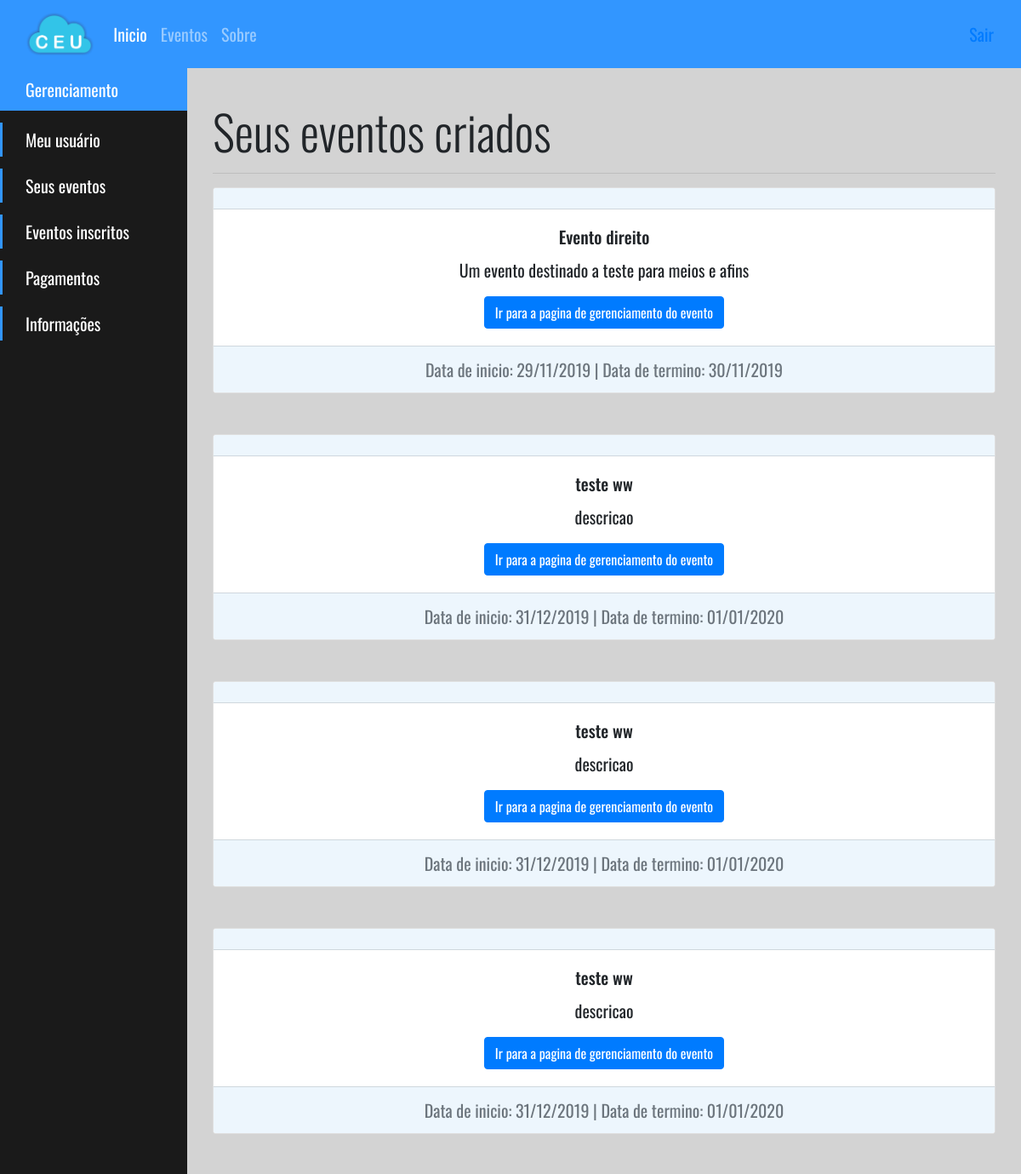
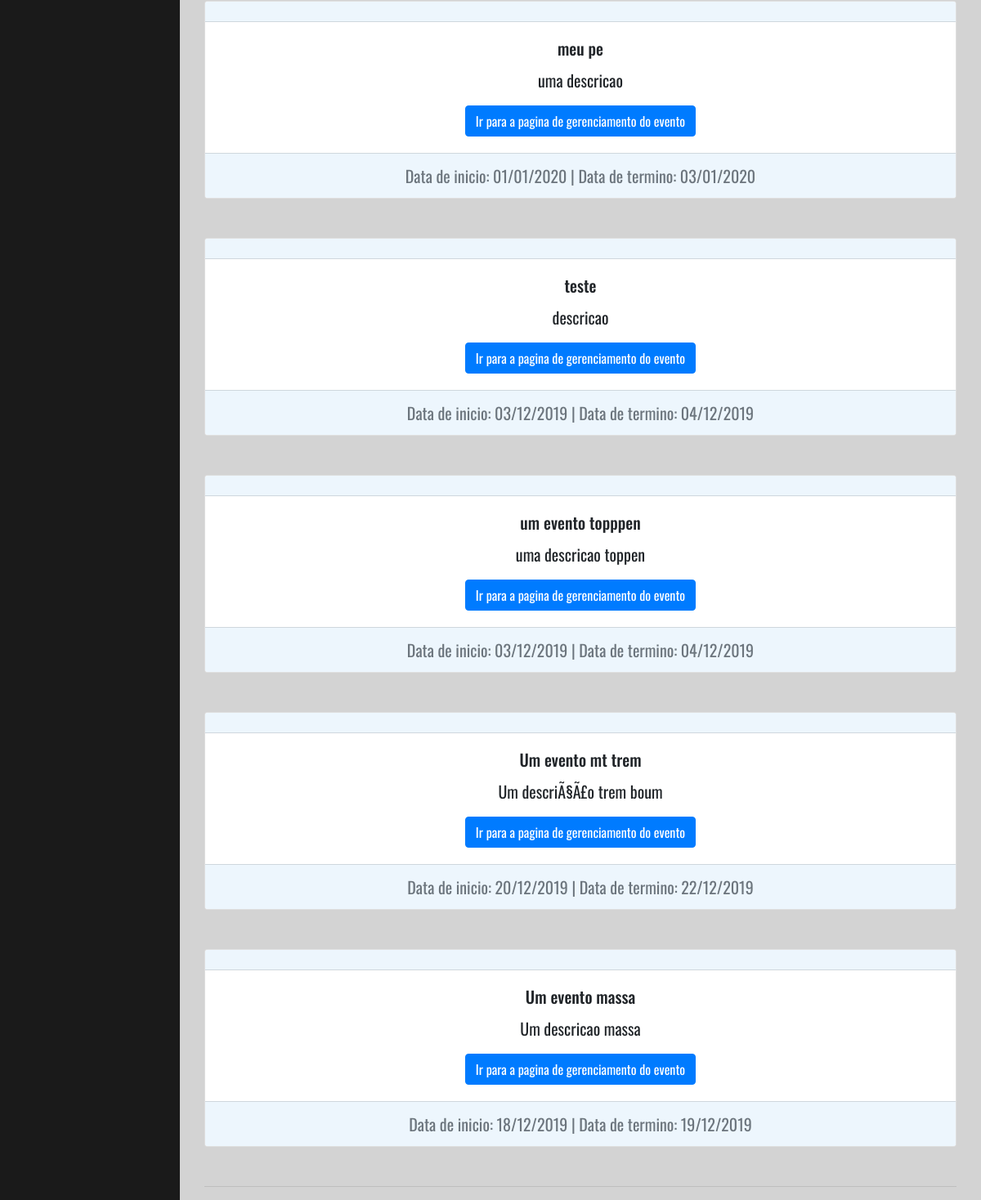
Before: /usuario/seusEventos/index.php (signed in) with the older database file (2 pictures, top to bottom).
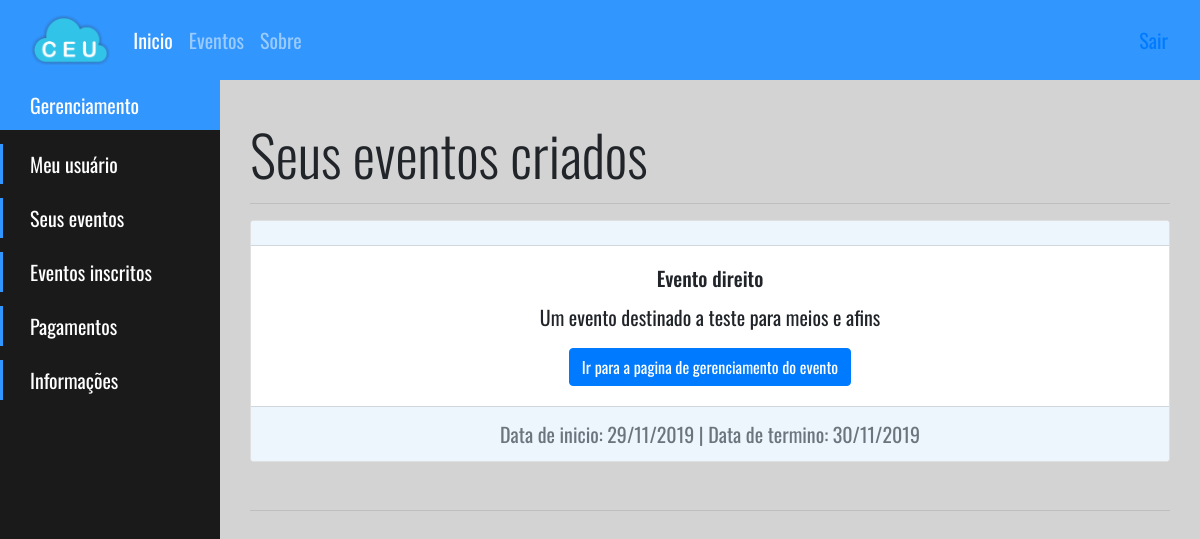
After: the same page with the newer database file.
### tables this page shows
CREATE TABLE `tb_evento` (
  `id` int(11) NOT NULL,
  `id_usuario` int(11) NOT NULL,
  `nome` varchar(50) NOT NULL,
  `email` varchar(50) NOT NULL,
  `descricao` varchar(1000) NOT NULL,
  `area` varchar(50) NOT NULL,
  `preco_evento` float(5,2) NOT NULL DEFAULT 0.00,
  `qntd_part` int(11) NOT NULL,
  `data_inicio` varchar(20) NOT NULL,
  `data_fim` varchar(20) NOT NULL,
  `estado` varchar(20) NOT NULL,
  `cidade` varchar(50) NOT NULL,
  `cep` int(11) NOT NULL,
  `data_cadastro` datetime NOT NULL DEFAULT current_timestamp(),
  `num_usuario_cads` int(11) NOT NULL DEFAULT 0
);

### usuario/seusEventos/index.php (the view, shortened to what this page needs)
<?php
    try {
        $conexao = new Conexao();
        $query = "select * from tb_evento where id_usuario = :id_usuario";
        $stmt = $conexao->prepare($query);
        $stmt->bindValue(':id_usuario', $_SESSION['id']);
        $stmt->execute();
        $eventos_dados = $stmt->fetchAll(PDO::FETCH_OBJ);
    } catch (PDOException $e) {
        echo 'Erro: '.$e->getCode().' Mensagem: '.$e->getMessage();
    }
?>
<!DOCTYPE html>
<html>
<head>
    <link rel="stylesheet" href="../../_css/style_menu.css" />
    <link rel="stylesheet" href="https://stackpath.bootstrapcdn.com/bootstrap/4.3.1/css/bootstrap.min.css">
    <link rel="stylesheet" href="../../_css/style_gerenciamento_usuario.css">
    <link rel="stylesheet" href="../../_css/style_menu.css">
</head>
<body>
    <nav class="navbar navbar-expand-lg navbar-dark navbar-full fixed-top" style="background-color: rgb(50, 150, 255); height: 80px;">
        <div class="logo" style="height: 80px">
            <a href="#inicio";>
                <img src="../../_imagens/CEU_noname_pequeno.png" />
            </a>
        </div>
        <div class="collapse navbar-collapse menuTeste" id="navbarNav">
            <ul class="navbar-nav">
                <li class="nav-item active">
                    <a class="nav-link" href="#">Inicio <span class="sr-only">(current)</span></a>
                </li>
                <li class="nav-item">
                    <a class="nav-link" href="../../evento/">Eventos</a>
                </li>
                <li class="nav-item">
                    <a class="nav-link" href="#">Sobre</a>
                </li>
            </ul>
        </div>
        <aside class="nav-item">
            <a class="nav-link" href="../../service/logoff.php">Sair</a>
        </aside>
    </nav>
    <div class="sidebar-container">
        <div class="sidebar-logo">
            Gerenciamento
        </div>
        <ul class="sidebar-navigation">
            <li>
                <a href="../">
                    <i class="fa fa-home" aria-hidden="true"></i> Meu usuário
                </a>
            </li>
            <li>
                <a href="">
                    <i class="fa fa-tachometer" aria-hidden="true"></i> Seus eventos
                </a>
            </li>
            <li>
                <a href="../eventosInscritos/">
                    <i class="fa fa-tachometer" aria-hidden="true"></i> Eventos inscritos
                </a>
            </li>
            <li>
                <a href="../../metodo_pagamento.php">
                    <i class="fa fa-users" aria-hidden="true"></i> Pagamentos
                </a>
            </li>
            <li>
                <a href="../informacoes/">
                    <i class="fa fa-info-circle" aria-hidden="true"></i> Informações
                </a>
            </li>
        </ul>
    </div>
    <div class="content-container">
        <div class="container-fluid">
            <div class="container-fluid">
                <h1 class="display-4 font-inicio"> Seus eventos criados</h1>
                <hr>
                <? foreach ($eventos_dados as $evento) { ?>
                    <div class="card text-center mb-5">
                        <div class="card-header card-header-centerC">
                        </div>
                        <div class="card-body">
                            <h5 class="card-title"><?= $evento->nome ?></h5>
                            <p class="card-text"><?= $evento->descricao ?></p>
                            <a href="./gerenciamento/?id=<?=$evento->id?>" class="btn btn-primary">Ir para a pagina de gerenciamento do evento</a>
                        </div>
                        <div class="card-footer text-muted card-header-centerC">
                            Data de inicio: <?= $evento->data_inicio ?> | Data de termino: <?= $evento->data_fim ?>
                        </div>
                    </div>
                <?}?>
                <hr>
            </div>
        </div>
    </div>
</body>
</html>

Changed rows visible on the page:
removed tb_evento: nome "teste ww", descricao "descricao", data_inicio "31/12/2019", data_fim "01/01/2020"
removed tb_evento: nome "teste ww", descricao "descricao", data_inicio "31/12/2019", data_fim "01/01/2020"
removed tb_evento: nome "teste ww", descricao "descricao", data_inicio "31/12/2019", data_fim "01/01/2020"
removed tb_evento: nome "meu pe", descricao "uma descricao", data_inicio "01/01/2020", data_fim "03/01/2020"
removed tb_evento: nome "teste", descricao "descricao", data_inicio "03/12/2019", data_fim "04/12/2019"
removed tb_evento: nome "um evento topppen", descricao "uma descricao toppen", data_inicio "03/12/2019", data_fim "04/12/2019"
removed tb_evento: nome "Um evento mt trem", descricao "Um descriÃ§Ã£o trem boum", data_inicio "20/12/2019", data_fim "22/12/2019"
removed tb_evento: nome "Um evento massa", descricao "Um descricao massa", data_inicio "18/12/2019", data_fim "19/12/2019"
